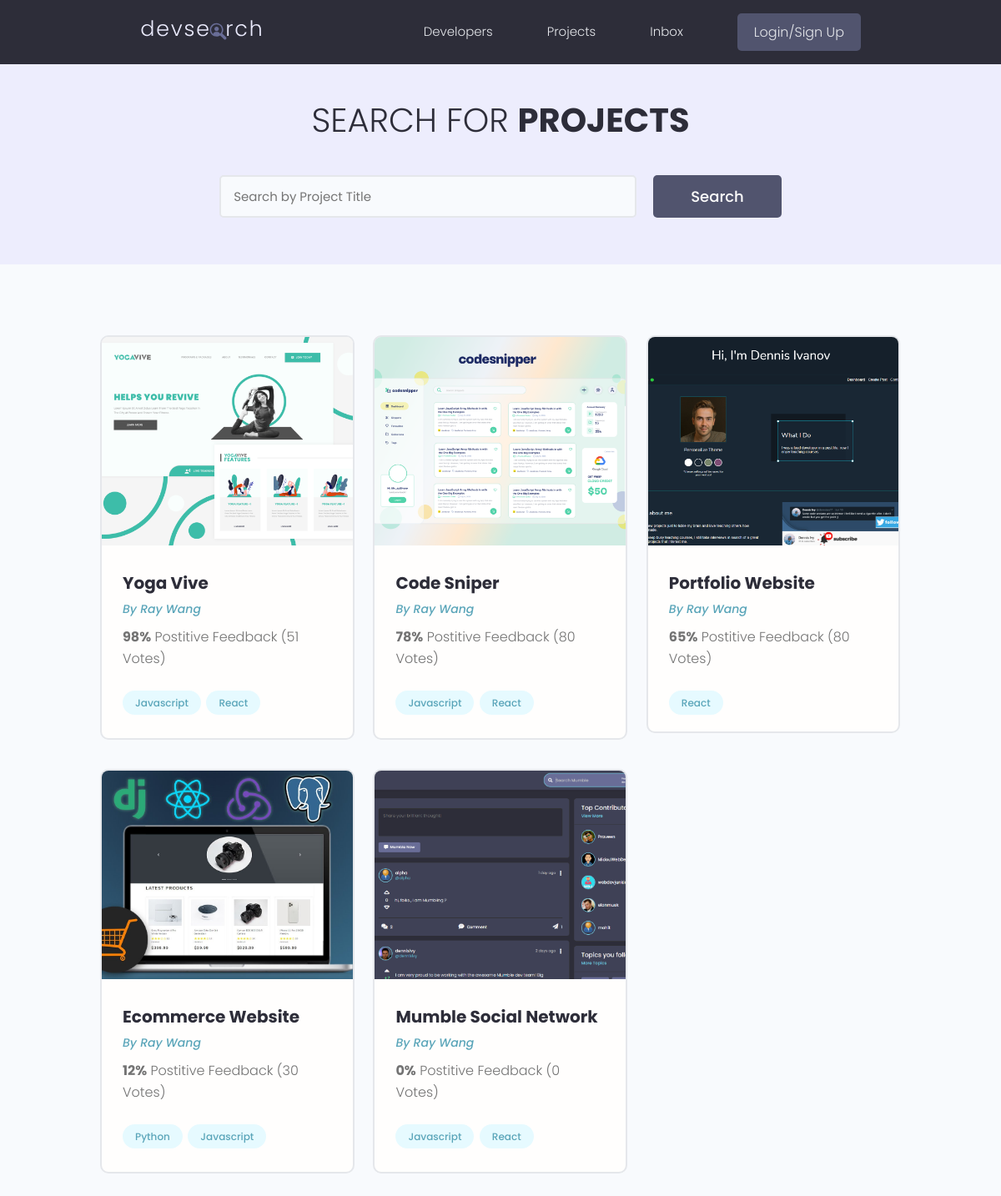
/projects/, run on the app's committed database.
### projects/models.py (models this page shows, shortened)
class Project(models.Model):
    owner = models.ForeignKey(Profile, null=True, blank=True, on_delete=models.SET_NULL)
    title = models.CharField(max_length=200)
    description = models.TextField(null=True, blank=True)
    featured_image = models.ImageField(null=True, blank=True, default='default.jpg')
    demo_link = models.CharField(max_length=2000, null=True, blank=True)
    source_link = models.CharField(max_length=2000, null=True, blank=True)
    tags = models.ManyToManyField('Tag', blank=True)
    vote_total = models.IntegerField(default=0, null=True, blank=True)
    vote_ratio = models.IntegerField(default=0, null=True, blank=True)
    created = models.DateTimeField(auto_now_add=True)
    id = models.UUIDField(default=uuid.uuid4, unique=True, primary_key=True, editable=False)
    class Meta:
        ordering = ['-vote_ratio', '-vote_total', 'title']

class Tag(models.Model):
    name = models.CharField(max_length=200)
    created = models.DateTimeField(auto_now_add=True)
    id = models.UUIDField(default=uuid.uuid4, unique=True, primary_key=True, editable=False)
    def __str__(self):
        return self.name

### users/models.py (models this page shows, shortened)
class Profile(models.Model):
    user = models.OneToOneField(User, on_delete=models.CASCADE, null=True, blank=True)
    name = models.CharField(max_length=200, null=True, blank=True)
    email = models.EmailField(max_length=500, blank=True, null=True)
    username = models.CharField(max_length=200, null=True, blank=True)
    location = models.CharField(max_length=200, null=True, blank=True)
    short_intro = models.TextField(blank=True, null=True)
    bio = models.TextField(blank=True, null=True)
    profile_image = models.ImageField(null=True, blank=True, upload_to='profiles/', default='profiles/user-default.png')
    social_github = models.CharField(max_length=200, null=True, blank=True)
    social_twitter = models.CharField(max_length=200, null=True, blank=True)
    social_linkedin = models.CharField(max_length=200, null=True, blank=True)
    social_website = models.CharField(max_length=200, null=True, blank=True)
    created = models.DateTimeField(auto_now_add=True)
    id = models.UUIDField(default=uuid.uuid4, unique=True, primary_key=True, editable=False)

### projects/views.py (the view)
# urls.py: path('projects/', include('projects.urls')),
def projects(request):
    projects, search_query = searchProjects(request)
    custom_range, projects = paginateProjects(request, projects, 3)
    context = {'projects': projects, 'search_query': search_query, 'custom_range': custom_range}
    return render(request, 'projects/projects.html', context)

### projects/utils.py (called while the page is built)
def searchProjects(request):
    search_query = ''
    if request.GET.get('search_query'):
        search_query = request.GET.get('search_query')
    tags = Tag.objects.filter(name__icontains=search_query)
    projectObj = Project.objects.distinct().filter(
        Q(title__icontains=search_query) |
        Q(description__icontains=search_query) |
        Q(owner__name__icontains=search_query) |
        Q(tags__in=tags)
    )
    return projectObj, search_query

def paginateProjects(request, projects, results):
    page = request.GET.get('page')
    results = 3
    paginator = Paginator(projects, results)
    try:
        projects = paginator.page(page)
    except PageNotAnInteger:
        page = 1
    except EmptyPage:
        page = paginator.num_pages
        projects = paginator.page(page)
    leftIndex = (int(page) - 4)
    if leftIndex < 1:
        leftIndex = 1
    rightIndex = (int(page) + 5)
    if rightIndex > paginator.num_pages:
        rightIndex = paginator.num_pages + 1
    custom_range = range(leftIndex, rightIndex)
    return custom_range, projects

### projects/templates/projects/projects.html (shortened to what this page needs)
{% extends 'main.html'%}
{% block content %}
<main class="projects">
    <section class="hero-section text-center">
        <div class="container container--narrow">
            <div class="hero-section__box">
                <h2>Search for <span>Projects</span></h2>
            </div>
            <div class="hero-section__search">
                <form class="form" action="{% url 'projects' %}" method="get">
                    <div class="form__field">
                        <input class="input input--text" id="formInput#search" type="text" name="search_query"
                            placeholder="Search by Project Title" value="{{search_query}}"/>
                    </div>
                    <input class="btn btn--sub btn--lg" type="submit" value="Search" />
                </form>
            </div>
        </div>
    </section>
    <section class="projectsList">
        <div class="container">
            <div class="grid grid--three">
                {% for project in projects %}
                <div class="column">
                    <div class="card project">
                        <a href="{% url 'project' project.id %}" class="project">
                            <img class="project__thumbnail" src="{{project.featured_image.url}}" alt="project thumbnail" />
                            <div class="card__body">
                                <h3 class="project__title">{{ project.title }}</h3>
                                <p><a class="project__author" href="{% url 'user-profile' project.owner.id %}">By {{project.owner.name}}</a></p>
                                <p class="project--rating">
                                    <span style="font-weight: bold;">{{ project.vote_ratio }}%</span> Postitive
                                    Feedback ({{ project.vote_total }} Vote{{project.vote_total|pluralize:"s"}})
                                </p>
                                <div class="project__tags">
                                    {% for tag in project.tags.all %}
                                    <span class="tag tag--pill tag--main">
                                        <small>{{tag}}</small>
                                    </span>
                                    {% endfor %}
                                </div>
                            </div>
                        </a>
                    </div>
                </div>
                {% endfor %}
            </div>
        </div>
    </section>
</main>
{% endblock content %}

### static/styles/app.css (style rules this page uses)
:root { --color-sub: #2d2d39; }
.btn--sub { background-color: var(--color-sub-light); }
.card { border: 2px solid var(--color-light); }
img { width: 100%; }
.hero-section { height: 40vh; display: flex; align-items: center; background-color: var(--color-sub); }
.hero-section__box { margin-bottom: 4rem; }
.hero-section__box > h2, .hero-section__box > h2 > span { font-size: 4rem; color: var(--color-light); line-height: 1.3; text-transform: uppercase; }
.hero-section__box > h2 { font-weight: 300; }
.hero-section__box > h2 > span { font-weight: 700; }
.hero-section__search > .form { display: flex; align-items: center; justify-content: center; gap: 2rem; }
.hero-section__search > .form input.input--text { width: 50rem; }
.project__author { font-size: 1.4rem; font-style: italic; }
.project--rating { margin-bottom: 1.6em; margin-top: .5em; }
.projects > .hero-section { background: var(--color-sub-lighter); height: 30vh; }
.projects .hero-section__box { margin-bottom: 2.5rem; }
.projects .hero-section__box > h2 { color: var(--color-sub); }
.projects .hero-section__box > h2 > span { font-weight: 700; color: var(--color-sub); }
.projectsList { margin-top: 8rem; }
.project__thumbnail { height: 25rem; object-fit: cover; object-position: top center; }
.project__title { font-size: 2rem; font-weight: 700; color: var(--color-sub); }

### static/uikit/styles/modules/_variables.css (style rules this page uses)
:root { --color-main: #5aa5b9; --color-main-light: #e6faff; --color-sub: #3f4156; --color-sub-light: #51546e; --color-sub-lighter: #ededfd; --color-text: #737373; --color-gray: #8b8b8b; --color-light: #e5e7eb; --color-light-gray: #767676; --color-bg: #f8fafd; --color-white: #fffefd; --color-white-light: #f3f3f3; --color-success: #359e64; --color-success-bg: #def8e8; --color-error: #fc4b0b; --color-error-bg: #fff2ee; --font-base: 'Poppins', arial, helvetica, 'Segoe UI', roboto, ubuntu, sans-serif; --font-monospace: 'Fira Code', 'Courier New', courier, monospace; --font-regular: 300; --font-medium: 500; --font-bold: 700; --generic-shadow: 1px 1px 5px #00000010; --generic-transition: all 0.3s ease-in-out; }

### static/uikit/styles/modules/_base.css (style rules this page uses)
* { margin: 0; padding: 0; box-sizing: border-box; text-rendering: optimizeLegibility; color: inherit; font-size: inherit; }
html { font-size: 50%; }
@media only screen and (min-width: 480px) { html { font-size: 56.25%; } }
@media only screen and (min-width: 1200px) { html { font-size: 62.5%; } }
body { line-height: 1.6; font-weight: 400; font-size: 1.5rem; color: var(--color-text); background-color: var(--color-bg); min-height: 100vh; }

### static/uikit/styles/modules/_typography.css (style rules this page uses)
* { font-family: var(--font-base); }
h2 { font-size: 3.6rem; font-weight: var(--font-bold); }
h3 { font-size: 3.2rem; font-weight: var(--font-medium); }
p, span, strong { font-size: 1.6rem; color: var(--color-text); font-weight: var(--font-regular); }
a { padding-bottom: 2px; text-decoration: none; display: inline-block; color: var(--color-main); font-weight: var(--font-medium); }

### static/uikit/styles/modules/_utilities.css (style rules this page uses)
.container { width: 92%; max-width: 165rem; margin: 0 auto; box-sizing: border-box; }
.container--narrow { width: 92%; max-width: 120rem; }
@media screen and (min-width: 1000px) { .container { width: 90%; } }
@media screen and (min-width: 1000px) { .container--narrow { width: 85%; } }
@media screen and (min-width: 1200px) { .container { width: 80%; } }
@media screen and (min-width: 1200px) { .container--narrow { width: 72%; } }
.text-center { text-align: center; }

### static/uikit/styles/modules/_button.css (style rules this page uses)
.btn { display: inline-block; position: relative; cursor: pointer; background-color: var(--color-light); font-weight: var(--font-medium); color: var(--color-sub); text-decoration: none; padding: 1rem 2rem; border-radius: 0.5rem; border: none; width: -webkit-fit-content; width: -moz-fit-content; width: fit-content; height: -webkit-fit-content; height: -moz-fit-content; height: fit-content; font-size: 1.6rem; outline-width: 0; outline-color: transparent; -webkit-backface-visibility: hidden; backface-visibility: hidden; transition: all 0.3s ease-in-out; }
.btn--sub { background-color: var(--color-sub); color: var(--color-white); }
.btn--lg { font-size: 1.8rem; padding: 1.2rem 4.5rem; }

### static/uikit/styles/modules/_card.css (style rules this page uses)
.card { border-radius: 1rem; background-color: var(--color-white); border: 1.5px solid var(--color-light); width: auto; height: auto; margin-top: 0.5rem; margin-bottom: 0.5rem; overflow: hidden; }
.card__body, .card__header { padding: 2rem 2.5rem; }

### data on the page
Project: featured_image (picture), title "Yoga Vive", owner.name "Ray Wang", vote_ratio "98", vote_total "51"
Tag: name "Javascript"
Tag: name "React"
Project: featured_image (picture), title "Code Sniper", owner.name "Ray Wang", vote_ratio "78", vote_total "80"
Project: featured_image (picture), title "Portfolio Website", owner.name "Ray Wang", vote_ratio "65", vote_total "80"
Project: featured_image (picture), title "Ecommerce Website", owner.name "Ray Wang", vote_ratio "12", vote_total "30"
Tag: name "Python"
Project: featured_image (picture), title "Mumble Social Network", owner.name "Ray Wang", vote_ratio "0", vote_total "0"
